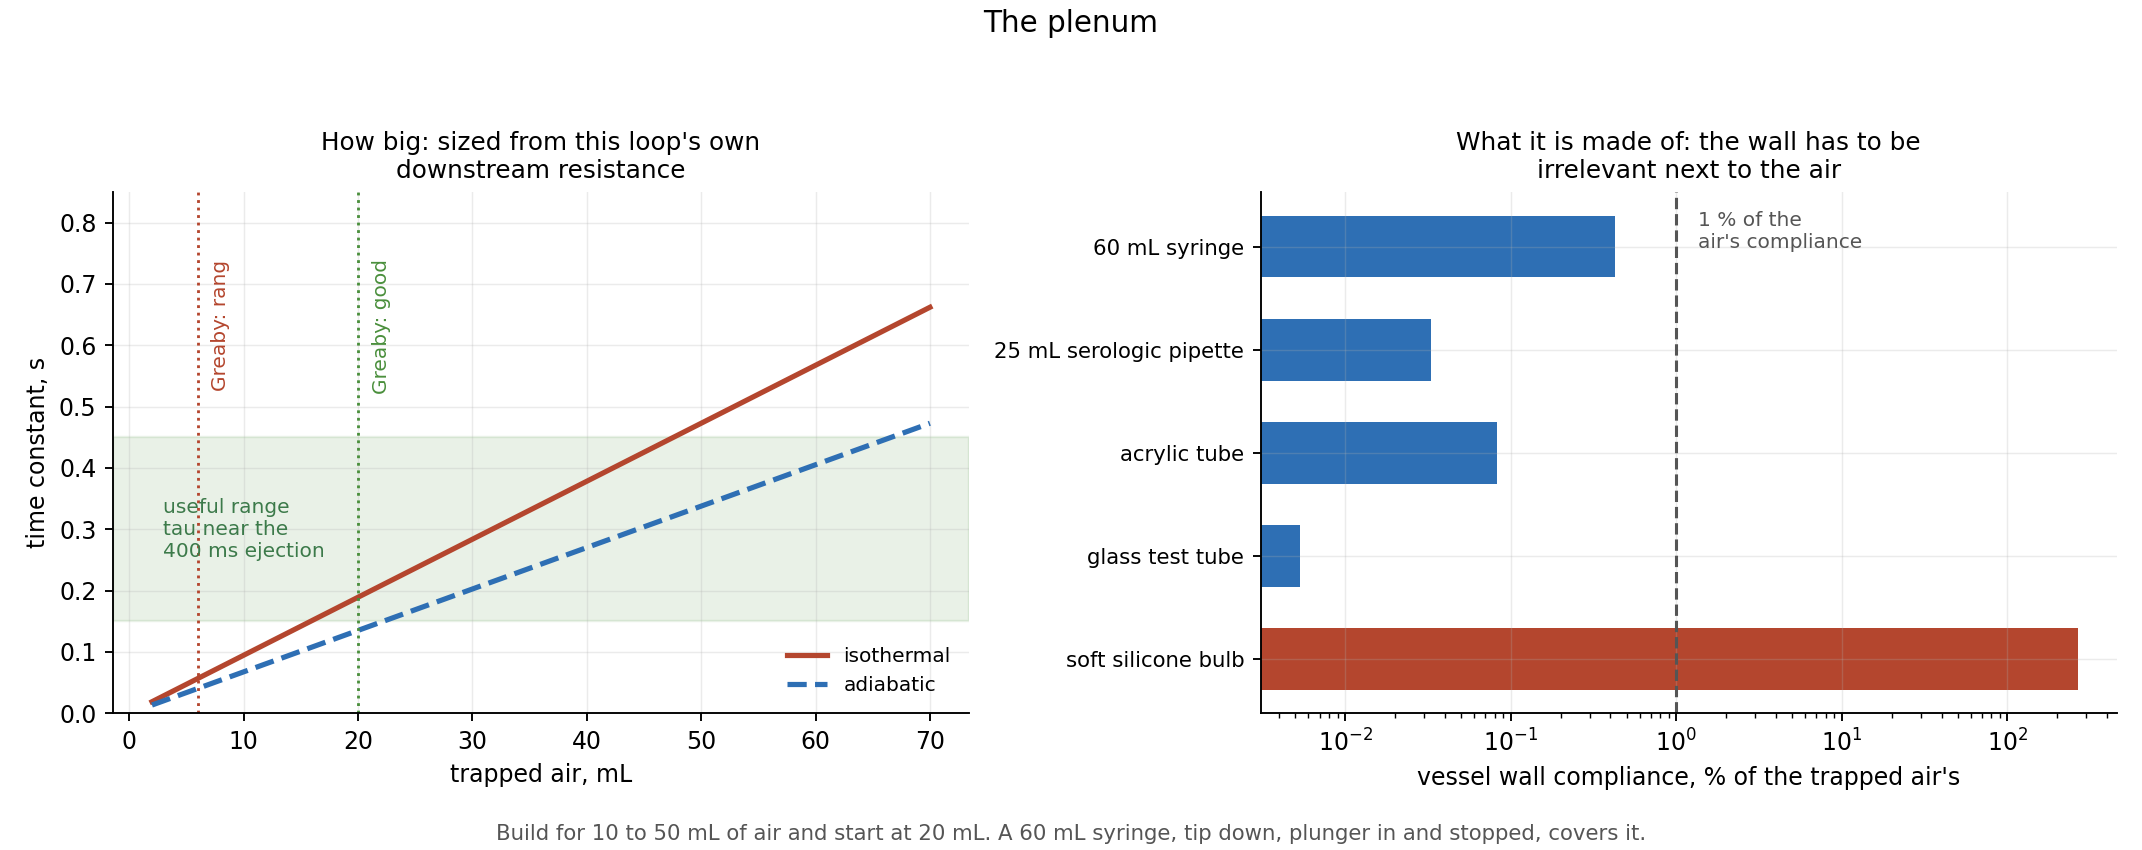

The Python source for this figure:
# -*- coding: utf-8 -*-
"""What the plenum is made of, how big it is, and where the loop may rise.

    python plenum.py   ->  plenum.png + the text below

WHAT IT IS MADE OF. Trapped air over fluid in something RIGID and CLEAR,
standing upright. Rigid matters more than it sounds: the plenum's whole job
is to be the one soft thing in the loop, and a soft-walled vessel adds its
own compliance in parallel with the air, so the knob stops being a knob.
A polystyrene pipette wall is about two thousand times stiffer than the air
inside it, which is the margin you want. A rubber bulb would be the opposite.

Clear matters because the air volume IS the setting. You cannot set what you
cannot see, and a graduated vessel turns the setting into a reading.

Upright matters because gravity is what keeps the air on top of the fluid.
On its side the air finds the top of the bore and the interface runs the
length of the tube, so the volume stops being well defined and gas gets
dragged into the loop.

HOW BIG. Sized here from the loop's own downstream resistance rather than
copied, and it lands on top of the number Greaby measured, which is the best
corroboration available for something nobody on this bench has run yet.

DOES THE TUBING EVER NEED TO GO UP. Three places, and the reasons are
different in each. The rest should be flat, and flat is the correct answer
rather than merely the convenient one. See the last section.
"""
import math
import os

import numpy as np
import matplotlib
matplotlib.use("Agg")
import matplotlib.pyplot as plt

import head_budget as H
import syringe_drive as S

HERE = os.path.dirname(os.path.abspath(__file__))
P_ATM = 101325.0
MMHG = 133.322
EJECT_S = 0.40                  # the piston's ejection takes this long

# Candidate vessels. "rigid" is the wall's own compliance as a fraction of
# the air's, at 20 mL of air, so smaller is better and anything under a
# percent is irrelevant.
VESSELS = [
    ("60 mL syringe, plunger in", 26.5, 1.8, 2.4e9, True,
     "graduated, luer at the tip, and the plunger SETS the volume"),
    ("25 mL serologic pipette", 10.0, 1.0, 3.0e9, True,
     "Greaby's part. Graduated, needs a stopcock on top"),
    ("acrylic tube, capped", 20.0, 3.0, 3.2e9, True,
     "machine it, no graduations unless you add a scale"),
    ("glass test tube", 16.0, 1.2, 64e9, True,
     "stiffest of the lot, awkward to connect"),
    ("soft silicone bulb", 20.0, 2.0, 1.5e6, False,
     "NO. Its wall is softer than the air and swamps the setting"),
]


def seg(name):
    L, d = {n: (L, d) for n, L, d, _z in H.SEGMENTS}[name]
    return H.head_mm(H.r_poiseuille(L, d) * H.q_si(H.Q_MEAN))


def r_downstream():
    """Pa.s/m3 from the plenum tee to the reservoir, R2 included.

    This is what the plenum discharges into, so it is what sets the time
    constant. Everything upstream of the tee is irrelevant to the smoothing.
    """
    mm = (seg("settling run, 3 mm") + seg("phantom lumen")
          + seg("phantom to R2") + seg("return to reservoir"))
    r2_mm = H.TANK_MM - sum(seg(n) for n, _L, _d, _z in H.SEGMENTS)
    return H.RHO * H.G * (mm + r2_mm) * 1e-3 / H.q_si(H.Q_MEAN)


def air_for_tau(tau, r, gamma=1.0):
    """mL of trapped air giving time constant tau. C = V / (gamma * P)."""
    return tau / r * gamma * P_ATM * 1e6


def wall_fraction(bore_mm, wall_mm, e_pa, air_ml=20.0):
    """Vessel wall compliance as a fraction of the trapped air's."""
    d, h, L = bore_mm * 1e-3, wall_mm * 1e-3, 0.25
    c_wall = math.pi * d ** 3 * L / (4.0 * e_pa * h)
    c_air = air_ml * 1e-6 / P_ATM
    return c_wall / c_air


def main():
    A = print
    r = r_downstream()

    A("WHAT IT IS MADE OF")
    A("  Rigid and clear, standing upright. Wall stiffness is the whole")
    A("  question, so here it is as a number: each vessel's own wall")
    A("  compliance as a fraction of the 20 mL of air inside it.")
    A("  %-28s %7s %7s %11s  %s"
      % ("vessel", "bore", "wall", "wall/air", "note"))
    for nm, bore, wall, e, ok, note in VESSELS:
        f = wall_fraction(bore, wall, e)
        A("  %-28s %6.1f %7.1f %10.4f%%  %s"
          % (nm, bore, wall, 100.0 * f, note if ok else note))
    A("")
    A("  Anything under about one percent means the air is the compliance")
    A("  and the vessel is just a container. The silicone bulb is there to")
    A("  show what failing looks like: its wall is softer than the air, so")
    A("  turning the air volume up and down would barely change anything.")
    A("")
    A("  RECOMMENDATION: a 60 mL syringe, tip down, plunger in, clamped so")
    A("  it cannot creep. The plunger sets the air volume, the graduations")
    A("  read it out, and the luer tip meets the barb-to-luer adapter that")
    A("  is already in the bill of materials. At %.1f psi on a %.0f mm bore"
      % (H.RHO * H.G * H.TANK_MM * 1e-3 / H.PSI, 26.5))
    A("  the plunger sees about %.0f N, which is the same order as its own"
      % (H.RHO * H.G * H.TANK_MM * 1e-3 * math.pi * (26.5e-3 / 2) ** 2))
    A("  breakout friction, so it WILL creep over a long run if it is not")
    A("  stopped. A block behind the thumb rest is enough.")
    A("")

    # ------------------------------------------------------------- sizing
    A("HOW BIG")
    A("  The plenum fills during systole and empties through everything")
    A("  downstream of it, so its time constant is")
    A("")
    A("      tau = R_down x C,      C = V_air / (gamma x atmospheric)")
    A("")
    A("  R_down here is %.2e Pa.s/m3, which is the settling run, the lumen," % r)
    A("  the return, and R2. Ejection takes about %.0f ms, so tau wants to be"
      % (EJECT_S * 1e3))
    A("  the same order: too short and the plenum empties before it has")
    A("  helped, too long and it never fills.")
    A("")
    A("  %-14s %14s %14s" % ("tau", "mL, isothermal", "mL, adiabatic"))
    for tau in (0.05, 0.10, 0.20, 0.40, 0.80):
        A("  %-14s %14.0f %14.0f"
          % ("%.2f s" % tau, air_for_tau(tau, r), air_for_tau(tau, r, 1.4)))
    A("")
    A("  Greaby measured this rather than calculating it: no air gave short")
    A("  high spikes, 6 mL was underdamped and rang, 20 mL resembled an")
    A("  arterial signal. On this loop 6 mL is tau %.2f s and 20 mL is tau"
      % (6e-6 / P_ATM * r))
    A("  %.2f s, so their ringing and their good result land exactly where"
      % (20e-6 / P_ATM * r))
    A("  this arithmetic says they should. Two independent routes agreeing")
    A("  is the most this can be checked before the loop exists.")
    A("")
    A("  SO: build for 10 to 50 mL of air and start at 20. A 60 mL syringe")
    A("  covers the whole range with the fluid interface still visible.")
    A("")
    A("  AND NOTE WHAT THIS MEANS FOR THE SWEEP. The air volume needed")
    A("  scales as 1/R_down, so turning R2 up means needing LESS air. The")
    A("  plenum and R2 are not independent knobs, which is exactly why the")
    A("  deliverable is a compliance-AND-resistance map rather than two")
    A("  separate calibrations.")
    A("")

    # ------------------------------------------------------------ routing
    A("DOES THE TUBING EVER NEED TO GO UP")
    A("  Three places, and only three:")
    A("")
    A("    1. DOWN from the jar. That is the one height that matters and it")
    A("       is a drop, not a rise.")
    A("    2. THE PLENUM stands up. Gravity is what holds the air above the")
    A("       fluid, so this one is not negotiable.")
    A("    3. THE PRESSURE TAP STUBS point up, if the sensors are the")
    A("       air-coupled kind. Air stays at the top of a rising stub and")
    A("       fluid cannot creep down to the die.")
    A("")
    A("  Everything else should be FLAT on the bench, and flat is the right")
    A("  answer rather than just the easy one.")
    A("")
    A("  Why it is free to be flat: the push is set by the DIFFERENCE between")
    A("  two free surfaces, the jar's and the reservoir's. The route between")
    A("  them costs nothing. A loop of tubing that climbs 300 mm and comes")
    A("  back down is worth exactly zero mm of head either way.")
    A("")
    A("  Why it should still be flat: every local high point collects air.")
    A("  Bubbles are enormous Doppler scatterers and they are also an")
    A("  uncontrolled second plenum, so a trapped bubble changes the one")
    A("  thing the compliance sweep is trying to measure. Route so that gas")
    A("  can always travel forward to somewhere it can be bled, which in")
    A("  practice means no humps.")
    A("")
    A("  THE TRAP, and it is an easy one. The head is jar surface to")
    A("  RESERVOIR surface, not jar surface to bench. Stand the reservoir on")
    A("  the floor instead of the bench and the drop grows by the height of")
    A("  the bench:")
    A("  %-26s %10s %12s %12s" % ("reservoir sits", "drop mm", "vs budget", "flow"))
    for nm, extra in (("level with the block", 0.0), ("on a low shelf", 250.0),
                      ("on the floor", 750.0)):
        drop = H.TANK_MM + extra
        A("  %-26s %10.0f %11.0f%% %11.0f%%"
          % (nm, drop, 100.0 * drop / H.TANK_MM, 100.0 * drop / H.TANK_MM))
    A("  Flow through a fixed resistance is proportional to the drop, so a")
    A("  reservoir on the floor is not a tidy choice, it is a %.0f percent"
      % (100.0 * (H.TANK_MM + 750.0) / H.TANK_MM - 100.0))
    A("  increase in flow that nothing on the drawing accounts for. Put the")
    A("  reservoir's free surface level with the block, or measure the real")
    A("  drop and put THAT number in the budget.")

    # ------------------------------------------------------------- figure
    fig, ax = plt.subplots(1, 2, figsize=(12.6, 5.0), dpi=170)
    fig.patch.set_facecolor("white")

    a0 = ax[0]
    vols = np.linspace(2, 70, 300)
    a0.plot(vols, vols * 1e-6 / P_ATM * r, color="#b4462e", lw=2.2,
            label="isothermal")
    a0.plot(vols, vols * 1e-6 / (1.4 * P_ATM) * r, color="#2e6fb4", lw=2.2,
            ls="--", label="adiabatic")
    a0.axhspan(0.15, 0.45, color="#4a8f3c", alpha=0.12)
    a0.text(3, 0.30, "useful range\ntau near the\n%.0f ms ejection"
            % (EJECT_S * 1e3), fontsize=8.5, color="#3c7a4a", va="center")
    for v, nm, c in ((6.0, "Greaby: rang", "#b4462e"),
                     (20.0, "Greaby: good", "#4a8f3c")):
        a0.axvline(v, color=c, lw=1.2, ls=":")
        a0.text(v + 1.2, 0.74, nm, fontsize=8.5, color=c, rotation=90,
                va="top")
    a0.set_xlabel("trapped air, mL")
    a0.set_ylabel("time constant, s")
    a0.set_ylim(0, 0.85)
    a0.set_title("How big: sized from this loop's own\ndownstream resistance",
                 fontsize=10.5)
    a0.legend(fontsize=8.5, frameon=False, loc="lower right")

    a1 = ax[1]
    names = [v[0].split(",")[0] for v in VESSELS]
    fr = [100.0 * wall_fraction(v[1], v[2], v[3]) for v in VESSELS]
    cols = ["#2e6fb4" if v[4] else "#b4462e" for v in VESSELS]
    a1.barh(range(len(names))[::-1], fr, color=cols, height=0.6)
    a1.set_yticks(range(len(names))[::-1])
    a1.set_yticklabels(names, fontsize=9)
    a1.set_xscale("log")
    a1.axvline(1.0, color="#555", ls="--", lw=1.3)
    a1.text(1.35, 4.35, "1 % of the\nair's compliance", fontsize=8.5,
            color="#555", va="top")
    a1.set_xlabel("vessel wall compliance, % of the trapped air's")
    a1.set_title("What it is made of: the wall has to be\nirrelevant next to "
                 "the air", fontsize=10.5)

    for a in ax:
        a.grid(alpha=0.25, lw=0.6)
        for sp in ("top", "right"):
            a.spines[sp].set_visible(False)
    fig.suptitle("The plenum", fontsize=12.5, y=0.99)
    fig.text(0.5, 0.012,
             "Build for 10 to 50 mL of air and start at 20 mL. A 60 mL "
             "syringe, tip down, plunger in and stopped, covers it.",
             fontsize=9, color="#555", ha="center")
    fig.tight_layout(rect=(0, 0.04, 1, 0.94))
    fig.savefig(os.path.join(HERE, "plenum.png"), facecolor="white")
    A("")
    A("wrote plenum.png")


if __name__ == "__main__":
    main()
